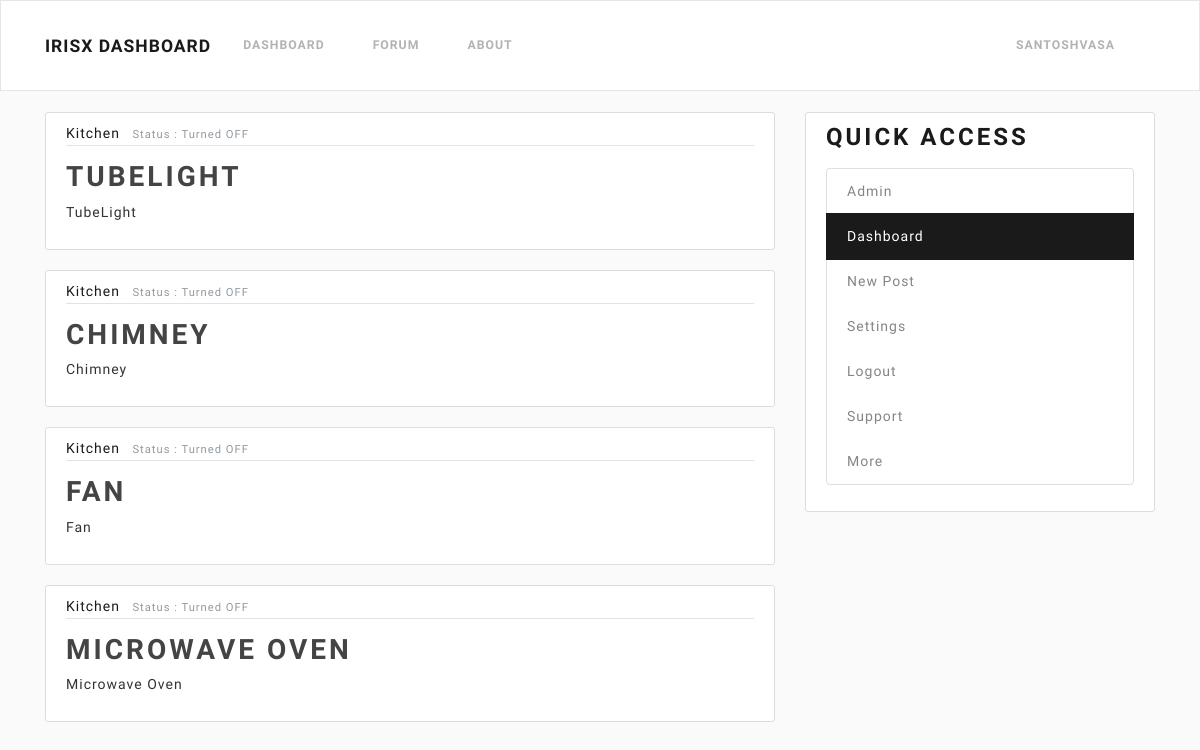
Before: / (signed in) with the older database file.
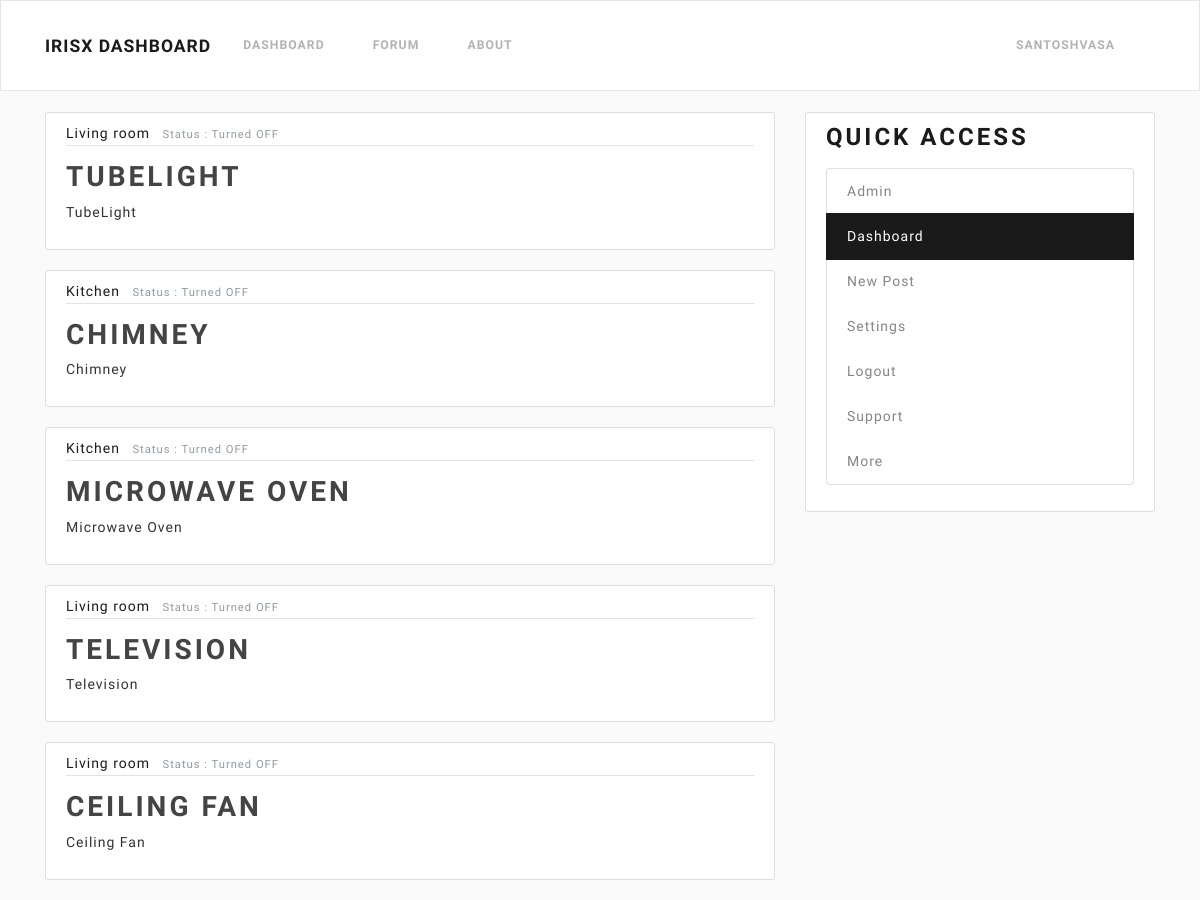
After: the same page with the newer database file.
### users/models.py (models this page shows, shortened)
class Device(models.Model):
    title = models.CharField(max_length=100)
    owner = models.ForeignKey(User, on_delete=models.CASCADE)
    device_room = models.ForeignKey(Room, on_delete=models.CASCADE)
    device_status = models.BooleanField(default=False)
    device_reading = models.CharField(max_length=1000, default=default_reading, validators=[validate_comma_separated_integer_list])

class Room(models.Model):
    title = models.CharField(max_length=100)
    room_type = models.CharField(max_length=50, choices=ROOM_TYPES)
    owner = models.ForeignKey(User, on_delete=models.CASCADE)
    def __str__(self):
        return self.title

### users/views.py (the view)
# urls.py: path('', user_views.dashboard, name="dashboard" ),
def dashboard(request):
    if request.user.is_authenticated:
        devices = {
            "devices": Device.objects.filter(owner=request.user)
        }
        return render(request, 'users/dashboard.html', devices)
    else :
        return redirect('blog-home')

### users/templates/users/dashboard.html
{% extends 'blog/base.html'%}
{% block content %}
{% for device in devices %}
    <article class="media content-section">
      <div class="media-body">
        <div class="article-metadata">
          <a class="mr-2" href="#">{{ device.device_room }}</a>
          {% if device.status == True %}
          <small class="text-muted">Status : Turned ON</small>
          {% else %}
          <small class="text-muted">Status : Turned OFF</small>
          {% endif %}
        </div>
        <h2><a class="article-title" href="#">{{ device.title }}</a></h2>
        <p class="article-content">{{ device.title }}</p>
      </div>
    </article>
{% endfor %}
{% endblock content %}

Changed rows visible on the page:
removed Device: device_room "Kitchen", title "FAN", title "Fan"
changed Device "TUBELIGHT": device_room "Kitchen" → "Living room"
added Device: device_room "Living room", title "TELEVISION", title "Television"
added Device: device_room "Living room", title "CEILING FAN", title "Ceiling Fan"
